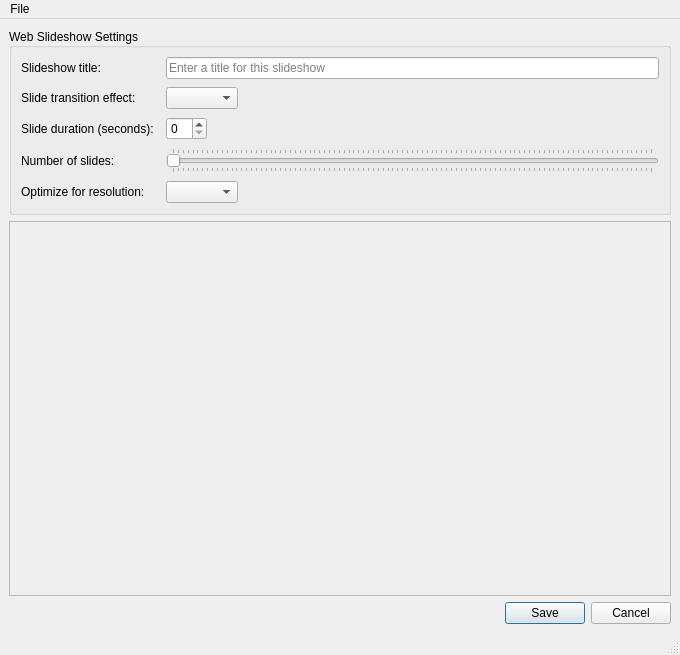
<?xml version="1.0" encoding="UTF-8"?>
<ui version="4.0">
 <class>WebSlideshow</class>
 <widget class="QMainWindow" name="WebSlideshow">
  <property name="geometry">
   <rect>
    <x>0</x>
    <y>0</y>
    <width>680</width>
    <height>655</height>
   </rect>
  </property>
  <property name="minimumSize">
   <size>
    <width>680</width>
    <height>650</height>
   </size>
  </property>
  <property name="windowTitle">
   <string>Simple Web Slideshow</string>
  </property>
  <property name="windowIcon">
   <iconset>
    <normaloff>../../../media/Ubuntu/home/brian/SpiderOak Hive/Projects/Web Slideshow/Version6/VideoFolder.ico</normaloff>../../../media/Ubuntu/home/brian/SpiderOak Hive/Projects/Web Slideshow/Version6/VideoFolder.ico</iconset>
  </property>
  <widget class="QWidget" name="centralwidget">
   <property name="minimumSize">
    <size>
     <width>670</width>
     <height>0</height>
    </size>
   </property>
   <layout class="QVBoxLayout" name="verticalLayout">
    <item>
     <widget class="QGroupBox" name="groupBox">
      <property name="sizePolicy">
       <sizepolicy hsizetype="Preferred" vsizetype="Fixed">
        <horstretch>0</horstretch>
        <verstretch>0</verstretch>
       </sizepolicy>
      </property>
      <property name="minimumSize">
       <size>
        <width>662</width>
        <height>0</height>
       </size>
      </property>
      <property name="title">
       <string>Web Slideshow Settings</string>
      </property>
      <property name="alignment">
       <set>Qt::AlignLeading|Qt::AlignLeft|Qt::AlignVCenter</set>
      </property>
      <property name="flat">
       <bool>false</bool>
      </property>
      <layout class="QHBoxLayout" name="horizontalLayout_2" stretch="0">
       <property name="spacing">
        <number>6</number>
       </property>
       <item>
        <layout class="QGridLayout" name="gridLayout">
         <property name="sizeConstraint">
          <enum>QLayout::SetDefaultConstraint</enum>
         </property>
         <property name="horizontalSpacing">
          <number>12</number>
         </property>
         <property name="verticalSpacing">
          <number>8</number>
         </property>
         <item row="0" column="0">
          <widget class="QLabel" name="lbl_title">
           <property name="sizePolicy">
            <sizepolicy hsizetype="Minimum" vsizetype="Preferred">
             <horstretch>0</horstretch>
             <verstretch>0</verstretch>
            </sizepolicy>
           </property>
           <property name="text">
            <string>Slideshow title:</string>
           </property>
          </widget>
         </item>
         <item row="0" column="1">
          <widget class="QLineEdit" name="le_title">
           <property name="sizePolicy">
            <sizepolicy hsizetype="Expanding" vsizetype="Fixed">
             <horstretch>0</horstretch>
             <verstretch>0</verstretch>
            </sizepolicy>
           </property>
           <property name="focusPolicy">
            <enum>Qt::ClickFocus</enum>
           </property>
           <property name="placeholderText">
            <string>Enter a title for this slideshow</string>
           </property>
          </widget>
         </item>
         <item row="1" column="0">
          <widget class="QLabel" name="lbl_effect">
           <property name="sizePolicy">
            <sizepolicy hsizetype="Minimum" vsizetype="Preferred">
             <horstretch>0</horstretch>
             <verstretch>0</verstretch>
            </sizepolicy>
           </property>
           <property name="text">
            <string>Slide transition effect:</string>
           </property>
          </widget>
         </item>
         <item row="1" column="1">
          <widget class="QComboBox" name="cb_effects">
           <property name="sizePolicy">
            <sizepolicy hsizetype="Fixed" vsizetype="Fixed">
             <horstretch>0</horstretch>
             <verstretch>0</verstretch>
            </sizepolicy>
           </property>
          </widget>
         </item>
         <item row="2" column="0">
          <widget class="QLabel" name="lbl_duration">
           <property name="sizePolicy">
            <sizepolicy hsizetype="Minimum" vsizetype="Preferred">
             <horstretch>0</horstretch>
             <verstretch>0</verstretch>
            </sizepolicy>
           </property>
           <property name="text">
            <string>Slide duration (seconds):</string>
           </property>
           <property name="indent">
            <number>0</number>
           </property>
          </widget>
         </item>
         <item row="2" column="1">
          <widget class="QSpinBox" name="sb_duration">
           <property name="sizePolicy">
            <sizepolicy hsizetype="Fixed" vsizetype="Fixed">
             <horstretch>0</horstretch>
             <verstretch>0</verstretch>
            </sizepolicy>
           </property>
          </widget>
         </item>
         <item row="3" column="0">
          <widget class="QLabel" name="lbl_numslides">
           <property name="sizePolicy">
            <sizepolicy hsizetype="Minimum" vsizetype="Preferred">
             <horstretch>0</horstretch>
             <verstretch>0</verstretch>
            </sizepolicy>
           </property>
           <property name="text">
            <string>Number of slides:</string>
           </property>
          </widget>
         </item>
         <item row="3" column="1">
          <widget class="QSlider" name="sli_numslides">
           <property name="minimum">
            <number>2</number>
           </property>
           <property name="maximum">
            <number>100</number>
           </property>
           <property name="pageStep">
            <number>1</number>
           </property>
           <property name="tracking">
            <bool>false</bool>
           </property>
           <property name="orientation">
            <enum>Qt::Horizontal</enum>
           </property>
           <property name="tickPosition">
            <enum>QSlider::TicksBothSides</enum>
           </property>
          </widget>
         </item>
         <item row="4" column="0">
          <widget class="QLabel" name="lbl_resolution">
           <property name="sizePolicy">
            <sizepolicy hsizetype="Minimum" vsizetype="Preferred">
             <horstretch>0</horstretch>
             <verstretch>0</verstretch>
            </sizepolicy>
           </property>
           <property name="text">
            <string>Optimize for resolution:</string>
           </property>
          </widget>
         </item>
         <item row="4" column="1">
          <widget class="QComboBox" name="cb_resolution">
           <property name="sizePolicy">
            <sizepolicy hsizetype="Fixed" vsizetype="Fixed">
             <horstretch>0</horstretch>
             <verstretch>0</verstretch>
            </sizepolicy>
           </property>
          </widget>
         </item>
        </layout>
       </item>
      </layout>
     </widget>
    </item>
    <item>
     <widget class="QScrollArea" name="scrollArea">
      <property name="sizePolicy">
       <sizepolicy hsizetype="Expanding" vsizetype="Expanding">
        <horstretch>0</horstretch>
        <verstretch>0</verstretch>
       </sizepolicy>
      </property>
      <property name="horizontalScrollBarPolicy">
       <enum>Qt::ScrollBarAlwaysOff</enum>
      </property>
      <property name="widgetResizable">
       <bool>true</bool>
      </property>
      <property name="alignment">
       <set>Qt::AlignLeading|Qt::AlignLeft|Qt::AlignTop</set>
      </property>
      <widget class="QWidget" name="scrollAreaWidgetContents_2">
       <property name="geometry">
        <rect>
         <x>0</x>
         <y>0</y>
         <width>660</width>
         <height>335</height>
        </rect>
       </property>
       <zorder>groupBox</zorder>
      </widget>
     </widget>
    </item>
    <item>
     <layout class="QHBoxLayout" name="horizontalLayout">
      <item>
       <spacer name="horizontalSpacer_11">
        <property name="orientation">
         <enum>Qt::Horizontal</enum>
        </property>
        <property name="sizeHint" stdset="0">
         <size>
          <width>408</width>
          <height>20</height>
         </size>
        </property>
       </spacer>
      </item>
      <item>
       <widget class="QDialogButtonBox" name="buttonBox">
        <property name="standardButtons">
         <set>QDialogButtonBox::Cancel|QDialogButtonBox::Save</set>
        </property>
       </widget>
      </item>
     </layout>
    </item>
   </layout>
  </widget>
  <widget class="QMenuBar" name="menubar">
   <property name="geometry">
    <rect>
     <x>0</x>
     <y>0</y>
     <width>680</width>
     <height>24</height>
    </rect>
   </property>
   <widget class="QMenu" name="menuFile">
    <property name="title">
     <string>File</string>
    </property>
    <addaction name="actionNew_Slideshow"/>
    <addaction name="actionSave"/>
    <addaction name="separator"/>
    <addaction name="actionExit"/>
   </widget>
   <addaction name="menuFile"/>
  </widget>
  <widget class="QStatusBar" name="statusbar"/>
  <action name="actionNew_Slideshow">
   <property name="text">
    <string>New Slideshow</string>
   </property>
  </action>
  <action name="actionExit">
   <property name="text">
    <string>Exit</string>
   </property>
  </action>
  <action name="actionSave">
   <property name="text">
    <string>Save</string>
   </property>
  </action>
 </widget>
 <resources/>
 <connections/>
</ui>
